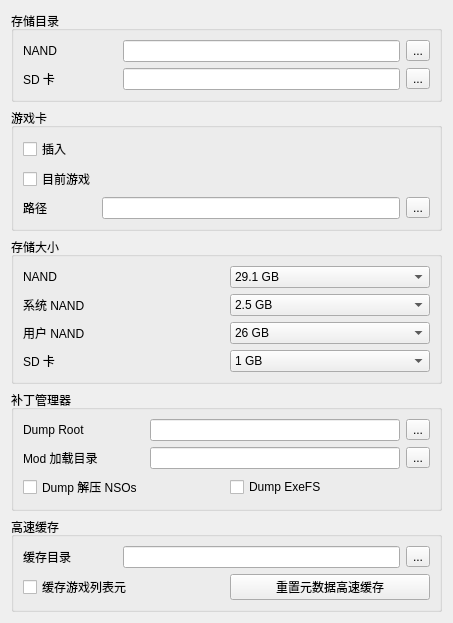
<?xml version="1.0" encoding="UTF-8"?>
<ui version="4.0">
 <class>ConfigureFilesystem</class>
 <widget class="QWidget" name="ConfigureFilesystem">
  <property name="geometry">
   <rect>
    <x>0</x>
    <y>0</y>
    <width>453</width>
    <height>561</height>
   </rect>
  </property>
  <property name="windowTitle">
   <string>Form</string>
  </property>
  <layout class="QVBoxLayout" name="verticalLayout">
   <item>
    <layout class="QVBoxLayout" name="verticalLayout_3">
     <item>
      <widget class="QGroupBox" name="groupBox">
       <property name="title">
        <string>存储目录</string>
       </property>
       <layout class="QGridLayout" name="gridLayout">
        <item row="0" column="0">
         <widget class="QLabel" name="label">
          <property name="text">
           <string>NAND</string>
          </property>
         </widget>
        </item>
        <item row="0" column="3">
         <widget class="QToolButton" name="nand_directory_button">
          <property name="text">
           <string>...</string>
          </property>
         </widget>
        </item>
        <item row="0" column="2">
         <widget class="QLineEdit" name="nand_directory_edit"/>
        </item>
        <item row="1" column="2">
         <widget class="QLineEdit" name="sdmc_directory_edit"/>
        </item>
        <item row="1" column="0">
         <widget class="QLabel" name="label_2">
          <property name="text">
           <string>SD 卡</string>
          </property>
         </widget>
        </item>
        <item row="1" column="3">
         <widget class="QToolButton" name="sdmc_directory_button">
          <property name="text">
           <string>...</string>
          </property>
         </widget>
        </item>
        <item row="0" column="1">
         <spacer name="horizontalSpacer">
          <property name="orientation">
           <enum>Qt::Horizontal</enum>
          </property>
          <property name="sizeType">
           <enum>QSizePolicy::Maximum</enum>
          </property>
          <property name="sizeHint" stdset="0">
           <size>
            <width>60</width>
            <height>20</height>
           </size>
          </property>
         </spacer>
        </item>
       </layout>
      </widget>
     </item>
     <item>
      <widget class="QGroupBox" name="groupBox_2">
       <property name="title">
        <string>游戏卡</string>
       </property>
       <layout class="QGridLayout" name="gridLayout_2">
        <item row="2" column="1">
         <widget class="QLabel" name="label_3">
          <property name="text">
           <string>路径</string>
          </property>
         </widget>
        </item>
        <item row="2" column="2">
         <widget class="QLineEdit" name="gamecard_path_edit"/>
        </item>
        <item row="0" column="1">
         <widget class="QCheckBox" name="gamecard_inserted">
          <property name="text">
           <string>插入</string>
          </property>
         </widget>
        </item>
        <item row="1" column="1">
         <widget class="QCheckBox" name="gamecard_current_game">
          <property name="text">
           <string>目前游戏</string>
          </property>
         </widget>
        </item>
        <item row="2" column="3">
         <widget class="QToolButton" name="gamecard_path_button">
          <property name="text">
           <string>...</string>
          </property>
         </widget>
        </item>
       </layout>
      </widget>
     </item>
     <item>
      <widget class="QGroupBox" name="groupBox_3">
       <property name="title">
        <string>存储大小</string>
       </property>
       <layout class="QGridLayout" name="gridLayout_3">
        <item row="3" column="0">
         <widget class="QLabel" name="label_5">
          <property name="text">
           <string>SD 卡</string>
          </property>
         </widget>
        </item>
        <item row="1" column="0">
         <widget class="QLabel" name="label_4">
          <property name="text">
           <string>系统 NAND</string>
          </property>
         </widget>
        </item>
        <item row="1" column="1">
         <widget class="QComboBox" name="sysnand_size">
          <item>
           <property name="text">
            <string>2.5 GB</string>
           </property>
          </item>
         </widget>
        </item>
        <item row="3" column="1">
         <widget class="QComboBox" name="sdmc_size">
          <property name="currentText">
           <string>32 GB</string>
          </property>
          <item>
           <property name="text">
            <string>1 GB</string>
           </property>
          </item>
          <item>
           <property name="text">
            <string>2 GB</string>
           </property>
          </item>
          <item>
           <property name="text">
            <string>4 GB</string>
           </property>
          </item>
          <item>
           <property name="text">
            <string>8 GB</string>
           </property>
          </item>
          <item>
           <property name="text">
            <string>16 GB</string>
           </property>
          </item>
          <item>
           <property name="text">
            <string>32 GB</string>
           </property>
          </item>
          <item>
           <property name="text">
            <string>64 GB</string>
           </property>
          </item>
          <item>
           <property name="text">
            <string>128 GB</string>
           </property>
          </item>
          <item>
           <property name="text">
            <string>256 GB</string>
           </property>
          </item>
          <item>
           <property name="text">
            <string>1 TB</string>
           </property>
          </item>
         </widget>
        </item>
        <item row="2" column="1">
         <widget class="QComboBox" name="usrnand_size">
          <item>
           <property name="text">
            <string>26 GB</string>
           </property>
          </item>
         </widget>
        </item>
        <item row="2" column="0">
         <widget class="QLabel" name="label_6">
          <property name="text">
           <string>用户 NAND</string>
          </property>
         </widget>
        </item>
        <item row="0" column="0">
         <widget class="QLabel" name="label_7">
          <property name="text">
           <string>NAND</string>
          </property>
         </widget>
        </item>
        <item row="0" column="1">
         <widget class="QComboBox" name="nand_size">
          <item>
           <property name="text">
            <string>29.1 GB</string>
           </property>
          </item>
         </widget>
        </item>
       </layout>
      </widget>
     </item>
     <item>
      <widget class="QGroupBox" name="groupBox_4">
       <property name="title">
        <string>补丁管理器</string>
       </property>
       <layout class="QGridLayout" name="gridLayout_4">
        <item row="1" column="2">
         <widget class="QLineEdit" name="load_path_edit"/>
        </item>
        <item row="0" column="2">
         <widget class="QLineEdit" name="dump_path_edit"/>
        </item>
        <item row="0" column="3">
         <widget class="QToolButton" name="dump_path_button">
          <property name="text">
           <string>...</string>
          </property>
         </widget>
        </item>
        <item row="1" column="3">
         <widget class="QToolButton" name="load_path_button">
          <property name="text">
           <string>...</string>
          </property>
         </widget>
        </item>
        <item row="2" column="0" colspan="4">
         <layout class="QHBoxLayout" name="horizontalLayout">
          <item>
           <widget class="QCheckBox" name="dump_nso">
            <property name="text">
             <string>Dump 解压 NSOs</string>
            </property>
           </widget>
          </item>
          <item>
           <widget class="QCheckBox" name="dump_exefs">
            <property name="text">
             <string>Dump ExeFS</string>
            </property>
           </widget>
          </item>
         </layout>
        </item>
        <item row="1" column="0">
         <widget class="QLabel" name="label_9">
          <property name="text">
           <string>Mod 加载目录</string>
          </property>
         </widget>
        </item>
        <item row="0" column="0">
         <widget class="QLabel" name="label_8">
          <property name="text">
           <string>Dump Root</string>
          </property>
         </widget>
        </item>
        <item row="0" column="1">
         <spacer name="horizontalSpacer_2">
          <property name="orientation">
           <enum>Qt::Horizontal</enum>
          </property>
          <property name="sizeType">
           <enum>QSizePolicy::Fixed</enum>
          </property>
          <property name="sizeHint" stdset="0">
           <size>
            <width>40</width>
            <height>20</height>
           </size>
          </property>
         </spacer>
        </item>
       </layout>
      </widget>
     </item>
     <item>
      <widget class="QGroupBox" name="groupBox_5">
       <property name="title">
        <string>高速缓存</string>
       </property>
       <layout class="QGridLayout" name="gridLayout_5">
        <item row="0" column="0">
         <widget class="QLabel" name="label_10">
          <property name="text">
           <string>缓存目录</string>
          </property>
         </widget>
        </item>
        <item row="0" column="1">
         <spacer name="horizontalSpacer_3">
          <property name="orientation">
           <enum>Qt::Horizontal</enum>
          </property>
          <property name="sizeType">
           <enum>QSizePolicy::Fixed</enum>
          </property>
          <property name="sizeHint" stdset="0">
           <size>
            <width>40</width>
            <height>20</height>
           </size>
          </property>
         </spacer>
        </item>
        <item row="0" column="2">
         <widget class="QLineEdit" name="cache_directory_edit"/>
        </item>
        <item row="0" column="3">
         <widget class="QToolButton" name="cache_directory_button">
          <property name="text">
           <string>...</string>
          </property>
         </widget>
        </item>
        <item row="1" column="0" colspan="4">
         <layout class="QHBoxLayout" name="horizontalLayout_2">
          <item>
           <widget class="QCheckBox" name="cache_game_list">
            <property name="text">
             <string>缓存游戏列表元</string>
            </property>
           </widget>
          </item>
          <item>
           <widget class="QPushButton" name="reset_game_list_cache">
            <property name="text">
             <string>重置元数据高速缓存</string>
            </property>
           </widget>
          </item>
         </layout>
        </item>
       </layout>
      </widget>
     </item>
    </layout>
   </item>
   <item>
    <spacer name="verticalSpacer">
     <property name="orientation">
      <enum>Qt::Vertical</enum>
     </property>
     <property name="sizeHint" stdset="0">
      <size>
       <width>20</width>
       <height>40</height>
      </size>
     </property>
    </spacer>
   </item>
  </layout>
 </widget>
 <resources/>
 <connections/>
</ui>
